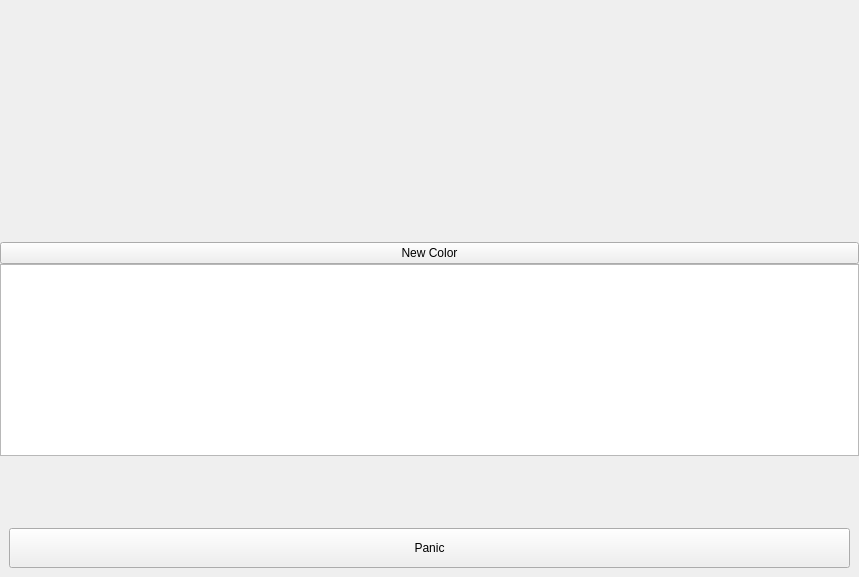
<?xml version="1.0" encoding="UTF-8"?>
<ui version="4.0">
 <class>FaceWidget</class>
 <widget class="QWidget" name="FaceWidget">
  <property name="geometry">
   <rect>
    <x>0</x>
    <y>0</y>
    <width>859</width>
    <height>577</height>
   </rect>
  </property>
  <property name="windowTitle">
   <string>Form</string>
  </property>
  <layout class="QVBoxLayout" name="verticalLayout">
   <property name="spacing">
    <number>0</number>
   </property>
   <property name="leftMargin">
    <number>0</number>
   </property>
   <property name="topMargin">
    <number>0</number>
   </property>
   <property name="rightMargin">
    <number>0</number>
   </property>
   <property name="bottomMargin">
    <number>0</number>
   </property>
   <item>
    <widget class="EyesWidget" name="widgetEyes" native="true">
     <property name="sizePolicy">
      <sizepolicy hsizetype="Minimum" vsizetype="Expanding">
       <horstretch>0</horstretch>
       <verstretch>0</verstretch>
      </sizepolicy>
     </property>
     <property name="minimumSize">
      <size>
       <width>0</width>
       <height>0</height>
      </size>
     </property>
    </widget>
   </item>
   <item>
    <widget class="RealtimeValuesWidget" name="widgetRealtimeValues" native="true">
     <property name="sizePolicy">
      <sizepolicy hsizetype="Minimum" vsizetype="Expanding">
       <horstretch>0</horstretch>
       <verstretch>0</verstretch>
      </sizepolicy>
     </property>
    </widget>
   </item>
   <item>
    <widget class="QPushButton" name="pushButtonNewColor">
     <property name="text">
      <string>New Color</string>
     </property>
    </widget>
   </item>
   <item>
    <widget class="LogWidget" name="logScroll">
     <property name="sizePolicy">
      <sizepolicy hsizetype="Minimum" vsizetype="Expanding">
       <horstretch>0</horstretch>
       <verstretch>0</verstretch>
      </sizepolicy>
     </property>
    </widget>
   </item>
   <item>
    <widget class="QWidget" name="widgetConnect" native="true">
     <property name="sizePolicy">
      <sizepolicy hsizetype="Expanding" vsizetype="Expanding">
       <horstretch>0</horstretch>
       <verstretch>0</verstretch>
      </sizepolicy>
     </property>
     <layout class="QGridLayout" name="gridLayout">
      <item row="0" column="0">
       <widget class="TryToggle" name="tryToggleConnect" native="true">
        <property name="sizePolicy">
         <sizepolicy hsizetype="Minimum" vsizetype="Expanding">
          <horstretch>0</horstretch>
          <verstretch>0</verstretch>
         </sizepolicy>
        </property>
        <property name="minimumSize">
         <size>
          <width>10</width>
          <height>10</height>
         </size>
        </property>
       </widget>
      </item>
      <item row="1" column="0">
       <widget class="QPushButton" name="pushButtonPanic">
        <property name="sizePolicy">
         <sizepolicy hsizetype="Minimum" vsizetype="Minimum">
          <horstretch>0</horstretch>
          <verstretch>0</verstretch>
         </sizepolicy>
        </property>
        <property name="minimumSize">
         <size>
          <width>0</width>
          <height>40</height>
         </size>
        </property>
        <property name="text">
         <string>Panic</string>
        </property>
        <property name="checkable">
         <bool>true</bool>
        </property>
       </widget>
      </item>
     </layout>
    </widget>
   </item>
  </layout>
 </widget>
 <customwidgets>
  <customwidget>
   <class>LogWidget</class>
   <extends>QPlainTextEdit</extends>
   <header>widgets/LogWidget.hpp</header>
  </customwidget>
  <customwidget>
   <class>TryToggle</class>
   <extends>QWidget</extends>
   <header>widgets/TryToggle.hpp</header>
   <container>1</container>
  </customwidget>
  <customwidget>
   <class>EyesWidget</class>
   <extends>QWidget</extends>
   <header>puppet/EyesWidget.hpp</header>
   <container>1</container>
  </customwidget>
  <customwidget>
   <class>RealtimeValuesWidget</class>
   <extends>QWidget</extends>
   <header>widgets/RealtimeValuesWidget.hpp</header>
   <container>1</container>
  </customwidget>
 </customwidgets>
 <resources/>
 <connections/>
</ui>
